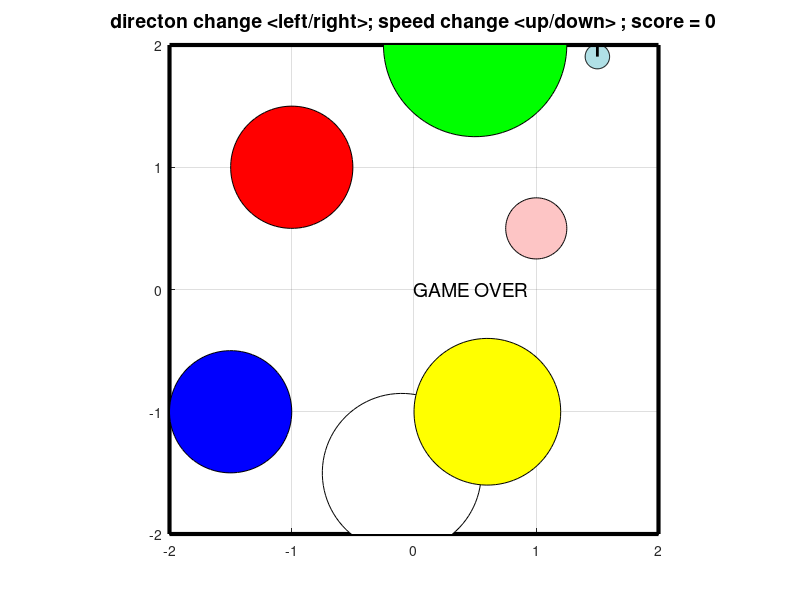

Recreate this plot in MATLAB.
function car_game
%Modified the pong code by David Buckingham
%https://www.mathworks.com/matlabcentral/fileexchange/31177-dave-s-matlab-pong

%%%%%% main part of the code %%%
global game_over

close all
initData  %first function, initialize the data variables
initFigure %second function, initialize the figure
while ~game_over %runs till game_over = 1
    moveCar; %second function, compute car movement including collision detection
    refreshPlot; %fourth function, refresh plot based on moveCar
end

%%%%%%%%%%%%%%%%%%%%%%%%%%%%%%%%%%%%%%%%%%%%%%%%%%%%
function initData %first function, initialize the data variables
%%%%%%%%%%%%%%%%%%%%%%%%%%%%%%%%%%%%%%%%%%%%%%%%%%%%
global WALL_X_MIN WALL_X_MAX WALL_Y_MIN WALL_Y_MAX
global SPEED_MAX SPEED_MIN
global DIRECTION_MAX DIRECTION_MIN
global speed direction x y theta
global game_over level
global DT DELAY
global SPEED_INIT DIRECTION_INIT
global R r b
global obstacle_R1 obstacle_x1 obstacle_y1 %one obtacle (pink circle)
global obstacle_R2 obstacle_x2 obstacle_y2 %new obtacle
global obstacle_R3 obstacle_x3 obstacle_y3 %new obtacle
global obstacle_R4 obstacle_x4 obstacle_y4 %new obtacle
global obstacle_R5 obstacle_x5 obstacle_y5 %new obtacle
global obstacle_R6 obstacle_x6 obstacle_y6 %new obtacle
global obstaclel_visited
global clock_time

[clock_time tf] = clock;
obstaclel_visited = 0
level = 0;
game_over = 0;
WALL_X_MIN = -2;
WALL_X_MAX = 2;
WALL_Y_MIN = -2;
WALL_Y_MAX = 2;

DIRECTION_MAX =  1.0;
DIRECTION_MIN = -1.0;
SPEED_MAX = 35;
SPEED_MIN = -35;

DT = 0.1; 
DELAY = 0.001;
SPEED_INIT = SPEED_MAX; 
DIRECTION_INIT = 0; 

%%%%%% initialize car settings %%%%%%
speed = 30;
direction = 0;
x = 1.5; 
y = -1.5; 
theta = pi/2;

%%%%%% initialize obstacle settings %%%%%%
obstacle_R1 = 0.25;
obstacle_x1 = 1;
obstacle_y1 = 0.5;

obstacle_R2 = 0.5;
obstacle_x2 = -1;
obstacle_y2 = 1;

obstacle_R3 = 0.5;
obstacle_x3 = -1.5;
obstacle_y3 = -1;

obstacle_R4 = 0.75;
obstacle_x4 = 0.5;
obstacle_y4 = 2;

obstacle_R5 = 0.65;
obstacle_x5 = -0.1;
obstacle_y5 = -1.5;

obstacle_R6 = 0.6;
obstacle_x6 = 0.6;
obstacle_y6 = -1;

r = 0.01; %radius of wheels
b = 0.05; %width of the robot
R = 0.1; %foot print of the robot

%%%%%%%%%%%%%%%%%%%%%%%%%%%%%%%%%%%%%%%%%%%%%%%%%%%%
function initFigure %second function, initialize the figure
%%%%%%%%%%%%%%%%%%%%%%%%%%%%%%%%%%%%%%%%%%%%%%%%%%%%
global WALL_X_MIN WALL_X_MAX WALL_Y_MIN WALL_Y_MAX
global x y theta
global car_anim dir_anim 
global level
global obstacle_R1 obstacle_x1 obstacle_y1
global obstacle_R2 obstacle_x2 obstacle_y2
global obstacle_R3 obstacle_x3 obstacle_y3
global obstacle_R4 obstacle_x4 obstacle_y4
global obstacle_R5 obstacle_x5 obstacle_y5
global obstacle_R6 obstacle_x6 obstacle_y6



fig = figure; %initialize the figure
set(fig, 'Resize', 'off'); %do not allow figure to resize
set(fig,'KeyPressFcn',@keyDown); %setkey presses for later
axis('equal');
axis([WALL_X_MIN WALL_X_MAX WALL_Y_MIN WALL_Y_MAX]); %set the size of the board.
axis manual;
grid on;
hold on;
title(['directon change <left/right>; speed change <up/down> ; score = ',num2str(level)],'Fontsize',14);
%set(gca, 'color', 'w', 'YTick', [], 'XTick', []); %remove x and y label
        
[x_robot,y_robot,x_dir,y_dir] = car_coordinates(x,y,theta);

%%%%%%% set the car %%%%%%
light_blue = [176,224,230]/255; %from https://www.rapidtables.com/web/color/blue-color.html
car_anim= patch(x_robot,y_robot,light_blue);  
dir_anim = line(x_dir,y_dir,'Color','black','Linewidth',2);
         
%%%%%%%% set the walls %%%%%%%
line('Xdata',[WALL_X_MIN WALL_X_MIN],'Ydata',[WALL_Y_MIN WALL_Y_MAX],'Color','k','Linewidth',3); %left wall
line('Xdata',[WALL_X_MIN WALL_X_MAX],'Ydata',[WALL_Y_MAX WALL_Y_MAX],'Color','k','Linewidth',3); %top wall
line('Xdata',[WALL_X_MAX WALL_X_MAX],'Ydata',[WALL_Y_MIN WALL_Y_MAX],'Color','k','Linewidth',3); %right wall
line('Xdata',[WALL_X_MIN WALL_X_MAX],'Ydata',[WALL_Y_MIN WALL_Y_MIN],'Color','k','Linewidth',3); %bottom wall

%%%%%% set the obstacles %%%%%
phi = linspace(0,2*pi);
light_red = [253 197 197]/255; %from https://www.rapidtables.com/web/color/RGB_Color.html
patch(obstacle_x1+obstacle_R1*cos(phi),obstacle_y1+obstacle_R1*sin(phi),light_red);
patch(obstacle_x2+obstacle_R2*cos(phi),obstacle_y2+obstacle_R2*sin(phi),'r');
patch(obstacle_x3+obstacle_R3*cos(phi),obstacle_y3+obstacle_R3*sin(phi),'b');
patch(obstacle_x4+obstacle_R4*cos(phi),obstacle_y4+obstacle_R4*sin(phi),'g');
patch(obstacle_x5+obstacle_R5*cos(phi),obstacle_y5+obstacle_R5*sin(phi),'w');
patch(obstacle_x6+obstacle_R6*cos(phi),obstacle_y6+obstacle_R6*sin(phi),'y');



%%%%%%%%%%%%%%%%%%%%%%%%%%%%%%%%%%%%%%%%%%%%%%%%%%%%
function moveCar %third function, compute car movement including collision detection
%%%%%%%%%%%%%%%%%%%%%%%%%%%%%%%%%%%%%%%%%%%%%%%%%%%%
global game_over DT
global WALL_X_MIN WALL_X_MAX WALL_Y_MIN WALL_Y_MAX
global b r R
global speed direction x y theta
global obstacle_R1 obstacle_x1 obstacle_y1
global obstacle_R2 obstacle_x2 obstacle_y2
global obstacle_R3 obstacle_x3 obstacle_y3
global obstacle_R4 obstacle_x4 obstacle_y4
global obstacle_R5 obstacle_x5 obstacle_y5
global obstacle_R6 obstacle_x6 obstacle_y6
global level
global obstaclel_visited
global clock_time

rot = [cos(theta) -sin(theta) 0; ...
     sin(theta) cos(theta) 0; ...
     0 0 1];
vel_local = [0.5*r*speed; ...
             0; ...
     0.5*(r/b)*direction];
vel_global = rot*vel_local;

x = x + vel_global(1,1)*DT;
y = y + vel_global(2,1)*DT;
theta = theta + vel_global(3,1)*DT;

old_time = clock_time;
[new_time tf] = clock;
time_elapsed = new_time(6) - old_time(6);

%%%%%% set all conditions for game to end %%%%%
dist_robot_obstacle1 = norm([obstacle_x1-x obstacle_y1-y]); %distance beteween 2 points
dist_robot_obstacle2 = norm([obstacle_x2-x obstacle_y2-y]); %distance beteween 2 points
dist_robot_obstacle3 = norm([obstacle_x3-x obstacle_y3-y]); %distance beteween 2 points
dist_robot_obstacle4 = norm([obstacle_x4-x obstacle_y4-y]); %distance beteween 2 points
dist_robot_obstacle5 = norm([obstacle_x5-x obstacle_y5-y]); %distance beteween 2 points
dist_robot_obstacle6 = norm([obstacle_x6-x obstacle_y6-y]); %distance beteween 2 points


if ( dist_robot_obstacle1 <= (obstacle_R1+R) && obstaclel_visited==0)
    obstaclel_visited=1;
    level = level+1;
    title(['directon change <left/right>; speed change <up/down> ; score = ',num2str(level)],'Fontsize',14);
end

if (x<WALL_X_MIN+R || x>WALL_X_MAX-R || ...
    y<WALL_Y_MIN+R || y>WALL_Y_MAX-R || ...
    dist_robot_obstacle2 <= (obstacle_R2+R) ||...
    dist_robot_obstacle3 <= (obstacle_R3+R) ||...
    dist_robot_obstacle4 <= (obstacle_R4+R) ||...
    dist_robot_obstacle5 <= (obstacle_R5+R) ||...
    dist_robot_obstacle6 <= (obstacle_R6+R) ||...
    time_elapsed == 30);
    game_over = 1;
end

%%%%%%%%%%%%%%%%%%%%%%%%%%%%%%%%%%%%%%%%%%%%%%%%%%%%
function refreshPlot %fifth function, refresh plot based on moveCar
%%%%%%%%%%%%%%%%%%%%%%%%%%%%%%%%%%%%%%%%%%%%%%%%%%%%
global WALL_X_MIN WALL_X_MAX WALL_Y_MIN WALL_Y_MAX
global DELAY
global car_anim dir_anim
global x y theta
global game_over

[x_robot,y_robot,x_dir,y_dir] = car_coordinates(x,y,theta);

set(car_anim,'XData', x_robot,'YData',y_robot);
set(dir_anim,'XData', x_dir,'YData',y_dir);

drawnow;
pause(DELAY);  

if (game_over)
    text(mean([WALL_X_MIN WALL_X_MAX]),mean([WALL_Y_MIN WALL_Y_MAX]),'GAME OVER','Fontsize',14);
end


%%%%%%%%%%%%%%%%%%%%%%%%%%%%%%%%%%%%%%%%%%%%%%%%%%%%
function keyDown(src,event) %called from initFigure to take key press to move the paddle
%%%%%%%%%%%%%%%%%%%%%%%%%%%%%%%%%%%%%%%%%%%%%%%%%%%%
global direction speed
global SPEED_MAX SPEED_MIN
global DIRECTION_MAX DIRECTION_MIN

switch event.Key
  case 'rightarrow'
    direction = direction-0.5;
    if (direction<DIRECTION_MIN)
        direction = DIRECTION_MIN;
    end
       
  case 'leftarrow'
    direction = direction+0.5;
    if (direction>DIRECTION_MAX)
        direction = DIRECTION_MAX;
    end
end

switch event.Key
  case 'uparrow'
    speed = speed+5;
    if (speed>SPEED_MAX)
        speed = SPEED_MAX;
    end

  case 'downarrow'
    speed = speed-5;
    if (speed<SPEED_MIN)
        speed = SPEED_MIN;
    end
end

%%%%%%%%%%%%%%%%%%%%%%%%%%%%%%%%%%%%%%%%%%%%%%%%%%%%
function [x_robot,y_robot,x_dir,y_dir] = car_coordinates(x,y,theta)
%%%%%%%%%%%%%%%%%%%%%%%%%%%%%%%%%%%%%%%%%%%%%%%%%%%%

global R 

phi = linspace(0,2*pi);
x_circle = R*cos(phi);
y_circle = R*sin(phi);

x_robot = x + x_circle;
y_robot = y + y_circle;
x_dir = x + [0 R*cos(theta)];
y_dir = y + [0 R*sin(theta)];
        

